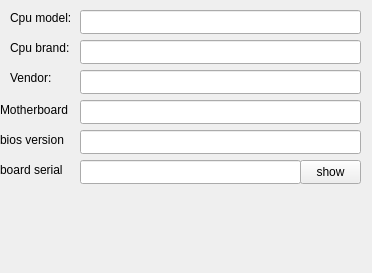
<?xml version="1.0" encoding="UTF-8"?>
<ui version="4.0">
 <class>Hardware_Info</class>
 <widget class="QWidget" name="Hardware_Info">
  <property name="geometry">
   <rect>
    <x>0</x>
    <y>0</y>
    <width>372</width>
    <height>273</height>
   </rect>
  </property>
  <property name="minimumSize">
   <size>
    <width>372</width>
    <height>273</height>
   </size>
  </property>
  <property name="maximumSize">
   <size>
    <width>372</width>
    <height>273</height>
   </size>
  </property>
  <property name="windowTitle">
   <string>Hardware info</string>
  </property>
  <widget class="QLabel" name="label">
   <property name="geometry">
    <rect>
     <x>10</x>
     <y>10</y>
     <width>71</width>
     <height>16</height>
    </rect>
   </property>
   <property name="text">
    <string>Cpu model:</string>
   </property>
  </widget>
  <widget class="QLineEdit" name="cpu_model">
   <property name="geometry">
    <rect>
     <x>80</x>
     <y>10</y>
     <width>281</width>
     <height>24</height>
    </rect>
   </property>
   <property name="readOnly">
    <bool>true</bool>
   </property>
  </widget>
  <widget class="QLineEdit" name="cpu_brand">
   <property name="geometry">
    <rect>
     <x>80</x>
     <y>40</y>
     <width>281</width>
     <height>24</height>
    </rect>
   </property>
   <property name="readOnly">
    <bool>true</bool>
   </property>
  </widget>
  <widget class="QLabel" name="label_2">
   <property name="geometry">
    <rect>
     <x>10</x>
     <y>40</y>
     <width>71</width>
     <height>16</height>
    </rect>
   </property>
   <property name="text">
    <string>Cpu brand:</string>
   </property>
  </widget>
  <widget class="QLineEdit" name="pc_vendor">
   <property name="geometry">
    <rect>
     <x>80</x>
     <y>70</y>
     <width>281</width>
     <height>24</height>
    </rect>
   </property>
   <property name="readOnly">
    <bool>true</bool>
   </property>
  </widget>
  <widget class="QLabel" name="label_3">
   <property name="geometry">
    <rect>
     <x>10</x>
     <y>70</y>
     <width>71</width>
     <height>16</height>
    </rect>
   </property>
   <property name="text">
    <string>Vendor:</string>
   </property>
  </widget>
  <widget class="QLineEdit" name="motherboard">
   <property name="geometry">
    <rect>
     <x>80</x>
     <y>100</y>
     <width>281</width>
     <height>24</height>
    </rect>
   </property>
   <property name="readOnly">
    <bool>true</bool>
   </property>
  </widget>
  <widget class="QLabel" name="label_4">
   <property name="geometry">
    <rect>
     <x>0</x>
     <y>100</y>
     <width>81</width>
     <height>20</height>
    </rect>
   </property>
   <property name="text">
    <string>Motherboard</string>
   </property>
  </widget>
  <widget class="QLineEdit" name="bios_version">
   <property name="geometry">
    <rect>
     <x>80</x>
     <y>130</y>
     <width>281</width>
     <height>24</height>
    </rect>
   </property>
   <property name="readOnly">
    <bool>true</bool>
   </property>
  </widget>
  <widget class="QLabel" name="label_5">
   <property name="geometry">
    <rect>
     <x>0</x>
     <y>130</y>
     <width>81</width>
     <height>20</height>
    </rect>
   </property>
   <property name="text">
    <string>bios version</string>
   </property>
  </widget>
  <widget class="QLabel" name="label_6">
   <property name="geometry">
    <rect>
     <x>0</x>
     <y>160</y>
     <width>81</width>
     <height>20</height>
    </rect>
   </property>
   <property name="text">
    <string>board serial</string>
   </property>
  </widget>
  <widget class="QLineEdit" name="board_serial">
   <property name="geometry">
    <rect>
     <x>80</x>
     <y>160</y>
     <width>221</width>
     <height>24</height>
    </rect>
   </property>
   <property name="echoMode">
    <enum>QLineEdit::Password</enum>
   </property>
   <property name="readOnly">
    <bool>true</bool>
   </property>
  </widget>
  <widget class="QPushButton" name="show_board_serial_button">
   <property name="geometry">
    <rect>
     <x>300</x>
     <y>160</y>
     <width>61</width>
     <height>24</height>
    </rect>
   </property>
   <property name="text">
    <string>show</string>
   </property>
  </widget>
 </widget>
 <resources/>
 <connections/>
</ui>
